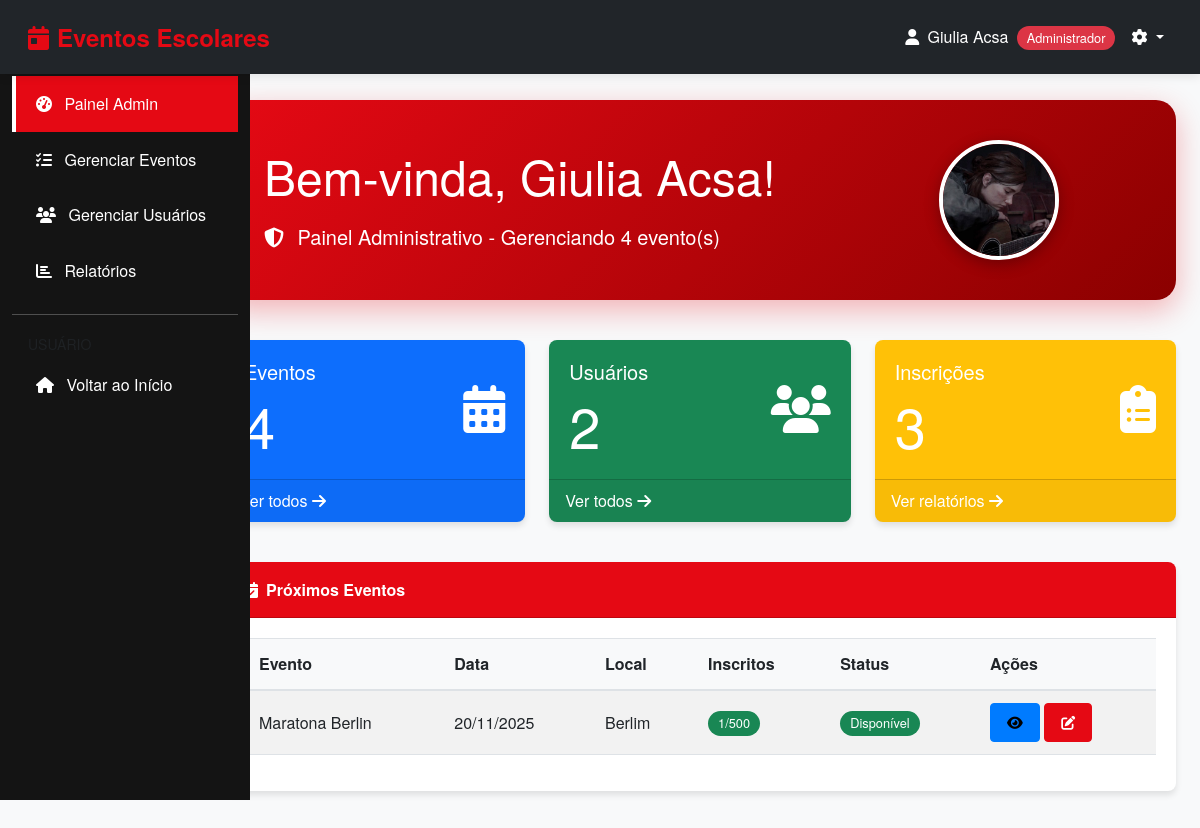
The page /admin/index.php (signed in) on the database its author committed.
### tables this page shows
CREATE TABLE `eventos` (
  `id_evento` int(11) NOT NULL,
  `nome_evento` varchar(150) NOT NULL,
  `descricao_evento` text NOT NULL,
  `data_evento` date NOT NULL,
  `id_usuario` int(11) NOT NULL,
  `local` varchar(150) NOT NULL,
  `status_evento` enum('disponível','esgotado','expirado','cancelado') NOT NULL,
  `limite_evento` int(11) NOT NULL,
  `hora_inicio` time NOT NULL,
  `hora_fim` time NOT NULL,
  `imagem_evento` varchar(255) DEFAULT NULL
);

### admin/index.php (the view, shortened to what this page needs)
<?php
require_once '../includes/config.php';
$genero = $_SESSION['genero'] ?? 'nao_informar';
$pronome = 'Bem-vindo(a)';
switch($genero) {
    case 'feminino':
        $pronome = 'Bem-vinda';
        break;
}
try {
    $stmt = $pdo->query("SELECT COUNT(*) as total FROM eventos");
    $total_eventos = $stmt->fetch(PDO::FETCH_ASSOC)['total'];
    $stmt = $pdo->query("SELECT COUNT(*) as total FROM usuarios");
    $total_usuarios = $stmt->fetch(PDO::FETCH_ASSOC)['total'];
    $stmt = $pdo->query("SELECT COUNT(*) as total FROM inscricoes");
    $total_inscricoes = $stmt->fetch(PDO::FETCH_ASSOC)['total'];
    $stmt = $pdo->prepare("
        SELECT e.*, COUNT(i.id_inscricao) as inscritos
        FROM eventos e
        LEFT JOIN inscricoes i ON e.id_evento = i.id_evento
        WHERE e.data_evento >= CURDATE()
        GROUP BY e.id_evento
        ORDER BY e.data_evento ASC
        LIMIT 5
    ");
    $stmt->execute();
    $eventos_proximos = $stmt->fetchAll(PDO::FETCH_ASSOC);
} catch (PDOException $e) {
    $error = "Erro ao carregar estatísticas: " . $e->getMessage();
}
?>
<!DOCTYPE html>
<html lang="pt-BR">
<head>
    <link href="https://cdn.jsdelivr.net/npm/bootstrap@5.3.0/dist/css/bootstrap.min.css" rel="stylesheet">
    <link rel="stylesheet" href="https://cdnjs.cloudflare.com/ajax/libs/font-awesome/6.4.0/css/all.min.css">
    <link rel="stylesheet" href="../css/style.css">
</head>
<body>
    <?php include '../includes/header.php'; ?>
    <div class="container-fluid">
        <div class="row">
            <?php include '../includes/admin-sidebar.php'; ?>
            <main class="col-md-9 ms-sm-auto col-lg-10 px-md-4">
                <div class="welcome-banner mt-4">
                    <div class="row align-items-center">
                        <div class="col-md-8">
                            <h1 class="display-5 mb-3">
                                <?php echo $pronome; ?>, <?php echo htmlspecialchars($_SESSION['usuario_nome']); ?>!
                            </h1>
                            <p class="lead mb-0">
                                <i class="fas fa-shield-alt me-2"></i>
                                <strong>Painel Administrativo</strong> - Gerenciando <?php echo $total_eventos; ?> evento(s)
                            </p>
                        </div>
                        <div class="col-md-4 text-center">
                            <?php if (!empty($_SESSION['foto_perfil'])): ?>
                                <img src="../uploads/perfil/<?php echo htmlspecialchars($_SESSION['foto_perfil']); ?>"
                                     alt="Foto de perfil"
                                     class="user-profile-photo">
                            <?php else: ?>
                                <div class="user-profile-placeholder">
                                    <i class="fas fa-user-shield fa-5x text-white opacity-75"></i>
                                </div>
                            <?php endif; ?>
                        </div>
                    </div>
                </div>
                <div class="row mb-4">
                    <div class="col-md-4">
                        <div class="card text-white bg-primary mb-3">
                            <div class="card-body">
                                <div class="d-flex justify-content-between align-items-center">
                                    <div>
                                        <h5 class="card-title">Eventos</h5>
                                        <p class="card-text display-4 mb-0"><?php echo $total_eventos; ?></p>
                                    </div>
                                    <div>
                                        <i class="fas fa-calendar-alt fa-3x"></i>
                                    </div>
                                </div>
                            </div>
                            <div class="card-footer">
                                <a href="eventos.php" class="text-white text-decoration-none">
                                    Ver todos <i class="fas fa-arrow-right"></i>
                                </a>
                            </div>
                        </div>
                    </div>
                    <div class="col-md-4">
                        <div class="card text-white bg-success mb-3">
                            <div class="card-body">
                                <div class="d-flex justify-content-between align-items-center">
                                    <div>
                                        <h5 class="card-title">Usuários</h5>
                                        <p class="card-text display-4 mb-0"><?php echo $total_usuarios; ?></p>
                                    </div>
                                    <div>
                                        <i class="fas fa-users fa-3x"></i>
                                    </div>
                                </div>
                            </div>
                            <div class="card-footer">
                                <a href="usuarios.php" class="text-white text-decoration-none">
                                    Ver todos <i class="fas fa-arrow-right"></i>
                                </a>
                            </div>
                        </div>
                    </div>
                    <div class="col-md-4">
                        <div class="card text-white bg-warning mb-3">
                            <div class="card-body">
                                <div class="d-flex justify-content-between align-items-center">
                                    <div>
                                        <h5 class="card-title">Inscrições</h5>
                                        <p class="card-text display-4 mb-0"><?php echo $total_inscricoes; ?></p>
                                    </div>
                                    <div>
                                        <i class="fas fa-clipboard-list fa-3x"></i>
                                    </div>
                                </div>
                            </div>
                            <div class="card-footer">
                                <a href="relatorios.php" class="text-white text-decoration-none">
                                    Ver relatórios <i class="fas fa-arrow-right"></i>
                                </a>
                            </div>
                        </div>
                    </div>
                </div>
                <div class="row">
                    <div class="col-12">
                        <div class="card">
                            <div class="card-header">
                                <i class="fas fa-calendar-check me-2"></i>Próximos Eventos
                            </div>
                            <div class="card-body">
                                <?php if (count($eventos_proximos) > 0): ?>
                                    <div class="table-responsive">
                                        <table class="table table-striped">
                                            <thead>
                                                <tr>
                                                    <th>Evento</th>
                                                    <th>Data</th>
                                                    <th>Local</th>
                                                    <th>Inscritos</th>
                                                    <th>Status</th>
                                                    <th>Ações</th>
                                                </tr>
                                            </thead>
                                            <tbody>
                                                <?php foreach ($eventos_proximos as $evento):
                                                    $vagas_disponiveis = $evento['limite_evento'] - $evento['inscritos'];
                                                    $percentual = $evento['limite_evento'] > 0 ?
                                                        ($evento['inscritos'] / $evento['limite_evento']) * 100 : 0;
                                                    if ($vagas_disponiveis <= 0) {
                                                        $status_class = 'danger';
                                                    } elseif ($percentual >= 80) {
                                                        $status_class = 'warning';
                                                    } else {
                                                        $status_class = 'success';
                                                    }
                                                ?>
                                                <tr>
                                                    <td><?php echo htmlspecialchars($evento['nome_evento']); ?></td>
                                                    <td><?php echo date('d/m/Y', strtotime($evento['data_evento'])); ?></td>
                                                    <td><?php echo htmlspecialchars($evento['local']); ?></td>
                                                    <td>
                                                        <span class="badge bg-<?php echo $status_class; ?>">
                                                            <?php echo $evento['inscritos']; ?>/<?php echo $evento['limite_evento']; ?>
                                                        </span>
                                                    </td>
                                                    <td>
                                                        <span class="badge bg-<?php echo $status_class; ?>">
                                                            <?php echo ucfirst($evento['status_evento']); ?>
                                                        </span>
                                                    </td>
                                                    <td>
                                                        <a href="eventos.php?action=view&id=<?php echo $evento['id_evento']; ?>"
                                                           class="btn btn-sm btn-info">
                                                            <i class="fas fa-eye"></i>
                                                        </a>
                                                        <a href="eventos.php?action=edit&id=<?php echo $evento['id_evento']; ?>"
                                                           class="btn btn-sm btn-primary">
                                                            <i class="fas fa-edit"></i>
                                                        </a>
                                                    </td>
                                                </tr>
                                                <?php endforeach; ?>
                                            </tbody>
                                        </table>
                                    </div>
                                <?php endif; ?>
                            </div>
                        </div>
                    </div>
                </div>
            </main>
        </div>
    </div>
    <?php include '../includes/footer.php'; ?>
</body>
</html>

### css/style.css (style rules this page uses)
:root { --vermelho: #E50914; --bordo: #8B0000; --branco: #FFFFFF; --preto: #141414; --cinza: #808080; --cinza-claro: #f8f9fa; --cinza-escuro: #333; --verde: #28a745; --azul: #007bff; --laranja: #fd7e14; }
* { margin: 0; padding: 0; box-sizing: border-box; }
body { font-family: 'Helvetica Neue', Helvetica, Arial, sans-serif; background-color: var(--cinza-claro); color: var(--preto); padding-top: 56px !important; line-height: 1.6; min-height: 100vh; }
a { text-decoration: none; color: var(--vermelho); transition: color 0.3s ease; }
.main-content, main.col-md-9, main.col-lg-10 { margin-left: 250px; padding: 20px; min-height: calc(100vh - 56px); transition: margin 0.3s ease; }
.card { margin-bottom: 20px; border: none; box-shadow: 0 4px 6px rgba(0, 0, 0, 0.1); border-radius: 8px; transition: transform 0.3s ease, box-shadow 0.3s ease; }
.card-header { background-color: var(--vermelho); color: var(--branco); font-weight: bold; padding: 15px 20px; border-top-left-radius: 8px !important; border-top-right-radius: 8px !important; }
.card-body { padding: 20px; }
.table-responsive { overflow-x: auto; -webkit-overflow-scrolling: touch; }
.table { width: 100%; margin-bottom: 1rem; color: var(--preto); border-collapse: collapse; min-width: 600px; }
.table th, .table td { padding: 12px 15px; vertical-align: middle; border-top: 1px solid #dee2e6; white-space: nowrap; }
.table thead th { background-color: var(--cinza-claro); border-bottom: 2px solid #dee2e6; font-weight: 600; }
.btn { border-radius: 4px; padding: 8px 16px; font-weight: 500; transition: all 0.3s ease; white-space: nowrap; }
.btn-primary { background-color: var(--vermelho); border-color: var(--vermelho); }
.btn-info { background-color: var(--azul); border-color: var(--azul); }
.badge { padding: 6px 10px; border-radius: 20px; font-size: 0.8rem; font-weight: 500; }
.bg-success { background-color: var(--verde); }
.bg-warning { background-color: var(--laranja); }
.bg-primary { background-color: var(--vermelho); }
.text-center { text-align: center; }
.d-flex { display: flex; }
.justify-content-between { justify-content: space-between; }
.align-items-center { align-items: center; }

### admin/index.php (style rules this page uses)
.welcome-banner { background: linear-gradient(135deg, #E50914 0%, #8B0000 100%); color: white; padding: 40px; border-radius: 20px; margin-bottom: 40px; box-shadow: 0 10px 30px rgba(229, 9, 20, 0.3); }
.user-profile-photo { width: 120px; height: 120px; border-radius: 50%; object-fit: cover; border: 4px solid white; box-shadow: 0 4px 15px rgba(0,0,0,0.3); }

### rows shown on the page
eventos: nome_evento "Maratona Berlin", data_evento "20/11/2025", local "Berlim", inscritos "1", limite_evento "500", status_evento "Disponível"

### other values the page prints
$_SESSION['usuario_nome'] "Giulia Acsa"
$_SESSION['usuario_tipo'] "Administrador"
$pronome "Bem-vinda"
$total_eventos "4"
$total_usuarios "2"
$total_inscricoes "3"
